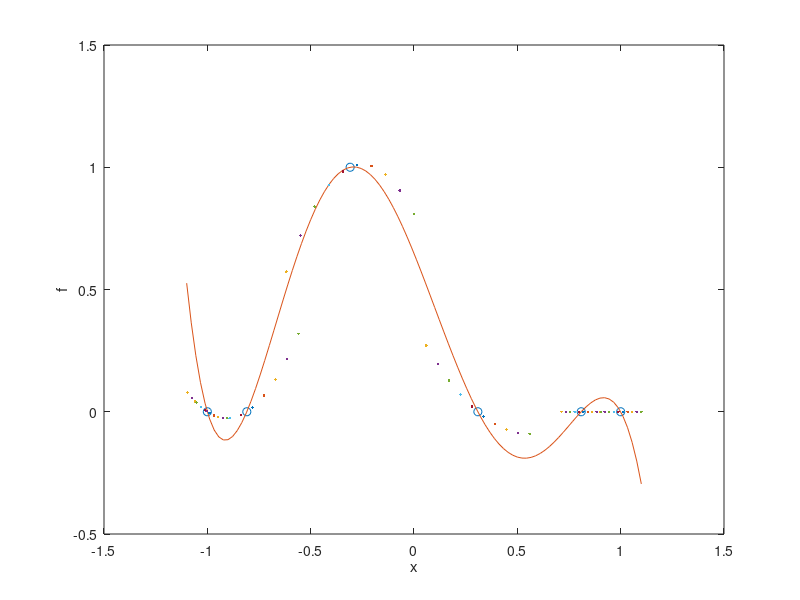

Recreate this plot in MATLAB.

%{ 
Testing some divided difference interpolation \cite{DividedDifferences,
PolynomialInterpolation} AJR, Dec 2022.   Patch scheme:  place end-patch
edges at the boundary: for micro-Dirichlet place micro-grid point at bdry;
for micro-Neumann place bdry halfway between; set one or other.  Maybe use
a number with 0 being Dirichlet and 0.5 being Neumann.  Allow to choose the
patches equi-spaced, or Chebyshev points, or prescribed centre locations.
Possibly allow centre locations to vary in time, via displacements, as an
optinal extra---unclear how to work in multi-D so maybe leave out for now.
%}
n=6
if 0, x=sort(pi*rand(n,1)), f=sin(x), theCase=1
else  x=sort(cos(linspace(0,pi,n)')), f=exp(-x)*0+(1:n)'==3, theCase=0
end
% divided differences in triangular table
F=nan(n);
F(:,1)=f;
for j=1:n-1
  i=1:n-j;
  F(i,j+1)=(F(i+1,j)-F(i,j))./(x(i+j)-x(i));
end
F=F
% or in the Matrix Form, that seems to hard to use
df=f;
Tf=diag(df);
for j=1:n-1
  i=1:n-j;
  df=diff(df)./(x(i+j)-x(i));
  Tf=Tf+diag(df,j);
end
Tf=Tf
% Horner's evaluation of polynomial at points in xs
if theCase, xs=linspace(0,pi);
else xs=linspace(min(x)-0.1,max(x)+0.1);
end
fs=repmat(F(1,n),size(xs));
for i=n-1:-1:1
  fs=F(1,i)+(xs-x(i)).*fs;
end
plot(x,f,'o',xs,fs)
xlabel('x'),ylabel('f')
% what if we have n points---near the collocation points say
% and we use pth order interpolation, near-centred
for z=linspace(-0.5,0.5,10)
xs=x+z*[diff(x);0.2];
%xs=x([2:n n]);
p=2 % need order p < n the number of points
% i = index of left end of interpolation
i=max(1,min(1:n,n-ceil(p/2))-floor(p/2))
fs=F(i,p+1);
for q=p:-1:1
  fs=F(i,q)+(xs-x(i+q-1)).*fs;
end
hold on, plot(xs,fs,'.'), hold off
end
